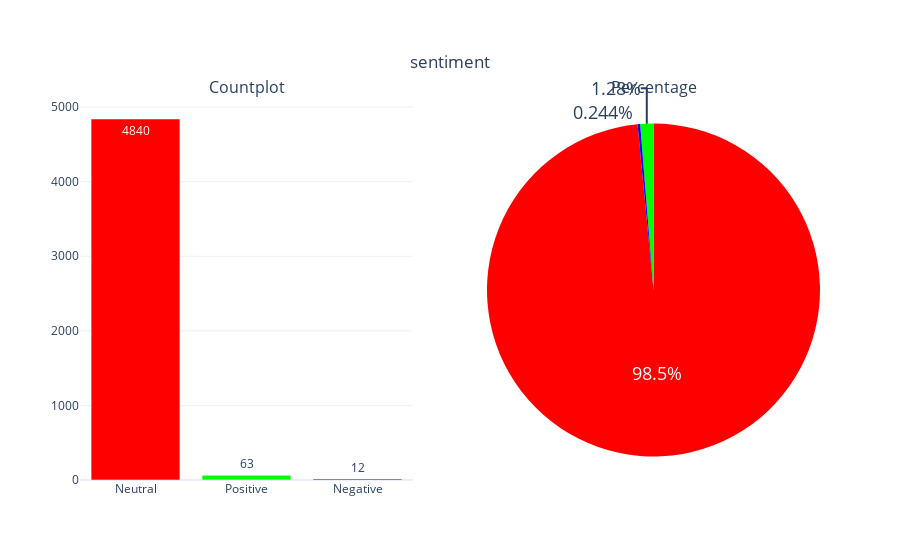

The notebook cell this image was saved under:
### Code cell
categorical_variable_summary(df,'sentiment')

### Figure 1 — Plotly figure (JSON) as saved in the notebook; plotly's stock layout.template omitted (floating-point values rounded to 4 significant figures)
{"data": [{"marker": {"color": ["#FF0000", "#00FF00", "#0000FF", "#FFFF00", "#800080"]}, "name": "sentiment", "showlegend": false, "text": ["4840", "63", "12"], "textposition": "auto", "type": "bar", "x": ["Neutral", "Positive", "Negative"], "xaxis": "x", "y": [4840, 63, 12], "yaxis": "y"}, {"domain": {"x": [0.55, 1], "y": [0, 1]}, "labels": ["Neutral", "Positive", "Negative"], "marker": {"colors": ["#FF0000", "#00FF00", "#0000FF", "#FFFF00", "#800080"]}, "name": "sentiment", "showlegend": false, "textfont": {"size": 18}, "textposition": "auto", "type": "pie", "values": [4840, 63, 12]}], "layout": {"annotations": [{"font": {"size": 16}, "showarrow": false, "text": "Countplot", "x": 0.225, "xanchor": "center", "xref": "paper", "y": 1, "yanchor": "bottom", "yref": "paper"}, {"font": {"size": 16}, "showarrow": false, "text": "Percentage", "x": 0.775, "xanchor": "center", "xref": "paper", "y": 1, "yanchor": "bottom", "yref": "paper"}], "title": {"text": "sentiment", "x": 0.5, "xanchor": "center", "y": 0.9, "yanchor": "top"}, "xaxis": {"anchor": "y", "domain": [0, 0.45]}, "yaxis": {"anchor": "x", "domain": [0, 1]}}}
